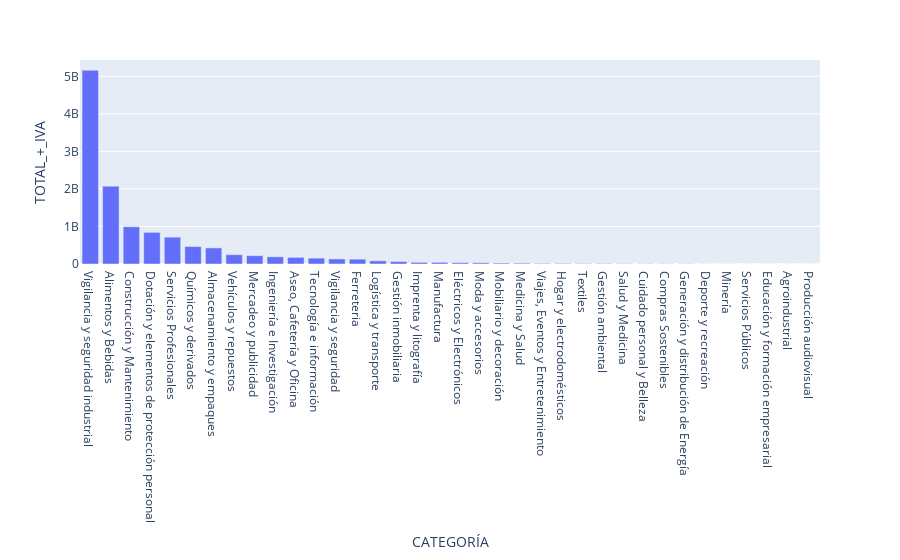

Source (notebook cell):
### Code cell
px.bar(df_CAT, y='TOTAL_+_IVA')

### Figure 1 — Plotly figure (JSON) as saved in the notebook; plotly's stock layout.template omitted (floating-point values rounded to 4 significant figures)
{"data": [{"alignmentgroup": "True", "hovertemplate": "CATEGORÍA=%{x}<br>TOTAL_+_IVA=%{y}<extra></extra>", "legendgroup": "", "marker": {"color": "#636efa", "pattern": {"shape": ""}}, "name": "", "offsetgroup": "", "orientation": "v", "showlegend": false, "textposition": "auto", "type": "bar", "x": ["Vigilancia y seguridad industrial", "Alimentos y Bebidas", "Construcción y Mantenimiento", "Dotación y elementos de protección personal", "Servicios Profesionales", "Químicos y derivados", "Almacenamiento y empaques", "Vehículos y repuestos", "Mercadeo y publicidad", "Ingeniería e Investigación", "Aseo, Cafetería y Oficina", "Tecnología e información", "Vigilancia y seguridad", "Ferreteria", "Logística y transporte", "Gestión inmobiliaria", "Imprenta y litografía", "Manufactura", "Eléctricos y Electrónicos", "Moda y accesorios", "Mobiliario y decoración", "Medicina y Salud", "Viajes, Eventos y Entretenimiento", "Hogar y electrodomésticos", "Textiles", "Gestión ambiental", "Salud y Medicina", "Cuidado personal y Belleza", "Compras Sostenibles", "Generación y distribución de Energía", "Deporte y recreación", "Minería", "Servicios Públicos", "Educación y formación empresarial", "Agroindustrial", "Producción audiovisual"], "xaxis": "x", "y": [5163292672, 2073528320, 992749120, 843571712, 714787520, 465229888, 429004416, 248225648, 220933568, 191436304, 176313632, 156037696, 134482048, 129114088, 84839976, 65047896, 43486952, 43447488, 34573868, 31451760, 23711964, 21259776, 15026405, 14892109, 11172345, 10504742, 7595683, 5569519, 5521605, 5481499, 1706345, 1480511, 442761, 396000, 250000, 152000], "yaxis": "y"}], "layout": {"barmode": "relative", "legend": {"tracegroupgap": 0}, "margin": {"t": 60}, "xaxis": {"anchor": "y", "domain": [0, 1], "title": {"text": "CATEGORÍA"}}, "yaxis": {"anchor": "x", "domain": [0, 1], "title": {"text": "TOTAL_+_IVA"}}}}
